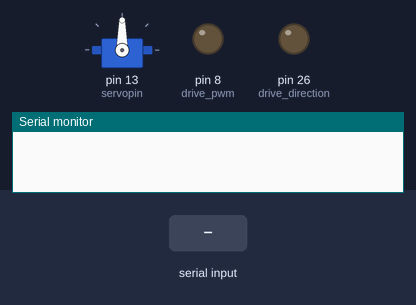
A program run on a simulated Arduino Mega 2560, built with avr-gcc and run on an emulated ATmega2560. Parts: servo, output pins drawn as LEDs (lit = HIGH), the last lines printed to the serial monitor. The test bench sets the inputs (shaded band).

Above: at 0.05 s.
At 1.2 s:
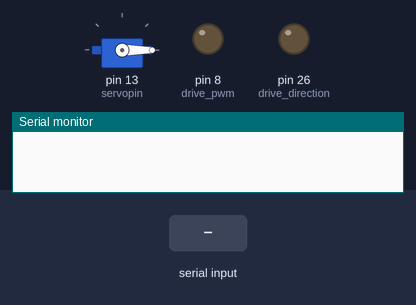
1.3 s: "90,45\n" received over Serial
At 2.1 s:
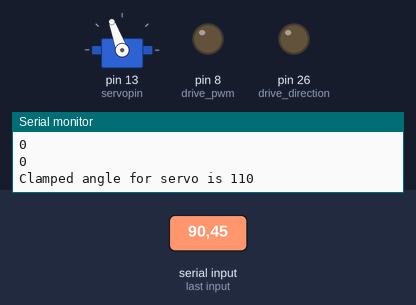
2.9 s: "0\n" received over Serial
Timing chart, 0 to 5.9 s (numbered marks = the images above; inputs shaded):
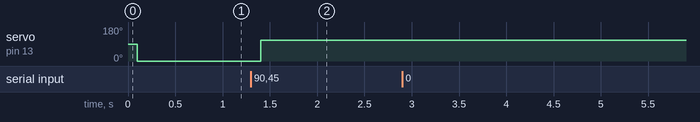

The program:

main.cpp
```cpp
#include <Arduino.h>
#include <math.h>
#include <Wire.h>
#include <Servo.h>
//#include <string>

// define keycode for LCD push button
#define None 0
#define Select 1
#define Left 2
#define Up 3
#define Down 4
#define Right 5
#define DHTPIN 28
#define pin_for_moisture_sensor A1
#define DHTTYPE DHT11
#define servopin 13


int drive_pwm = 8;
int drive_direction = 26;
int angle_offset = 110;
int input_speed = 0;
int speed = 0;
int steer_angle = 0;
int steer_angle_clamped = 0;
bool forward = true;

Servo myservo;

void Move(bool forward, int speed)
{
  if (speed == 0) {
    analogWrite(drive_pwm, 0);
  }
  else if (forward)
  {
    digitalWrite(drive_direction, LOW);
    delay(50);
    analogWrite(drive_pwm, speed);
  }
  else
  {
    digitalWrite(drive_direction, HIGH);
    delay(50);
    analogWrite(drive_pwm, speed);
  }
}

void setup()
{
  pinMode(drive_pwm, OUTPUT);
  pinMode(drive_direction, OUTPUT);

  myservo.attach(servopin);
  Serial.begin(38400);
}
void loop()
{
  int trash = 0;

  if (Serial.available() > 0)
  {
    String data = Serial.readStringUntil('\n');
    Serial.print("You sent me: ");
    Serial.println(data);

    char kResponseBodyFormat[] = "{\"HB\":%d,\"IO\":%d,\"WO\":%d,\"DM\":\"%c\",\"CMD\":[%d,%d]}\n";
    int actual_arguments = sscanf(
        data.c_str(), kResponseBodyFormat,
        &trash, &trash, &trash, &trash, &input_speed, &steer_angle);

    //Validate input
    Serial.println(actual_arguments);
    Serial.println(speed);
    Serial.println(steer_angle);
    steer_angle_clamped = min(140, max(steer_angle + angle_offset, 90));
    Serial.print("Clamped angle for servo is ");
    Serial.println(steer_angle_clamped);
  }

  delay(100);
  if(input_speed > 0) {
    forward = true;
  }
  else {
    forward = false;
  }

  speed = abs(input_speed);
  Move(forward, speed); // pass in true for forward, false for reverse
  myservo.write(steer_angle_clamped);
}
```

Measured:
- after the input at 1.3 s, servo on pin 13 (servopin): 0° → 110° after 0.10 s
